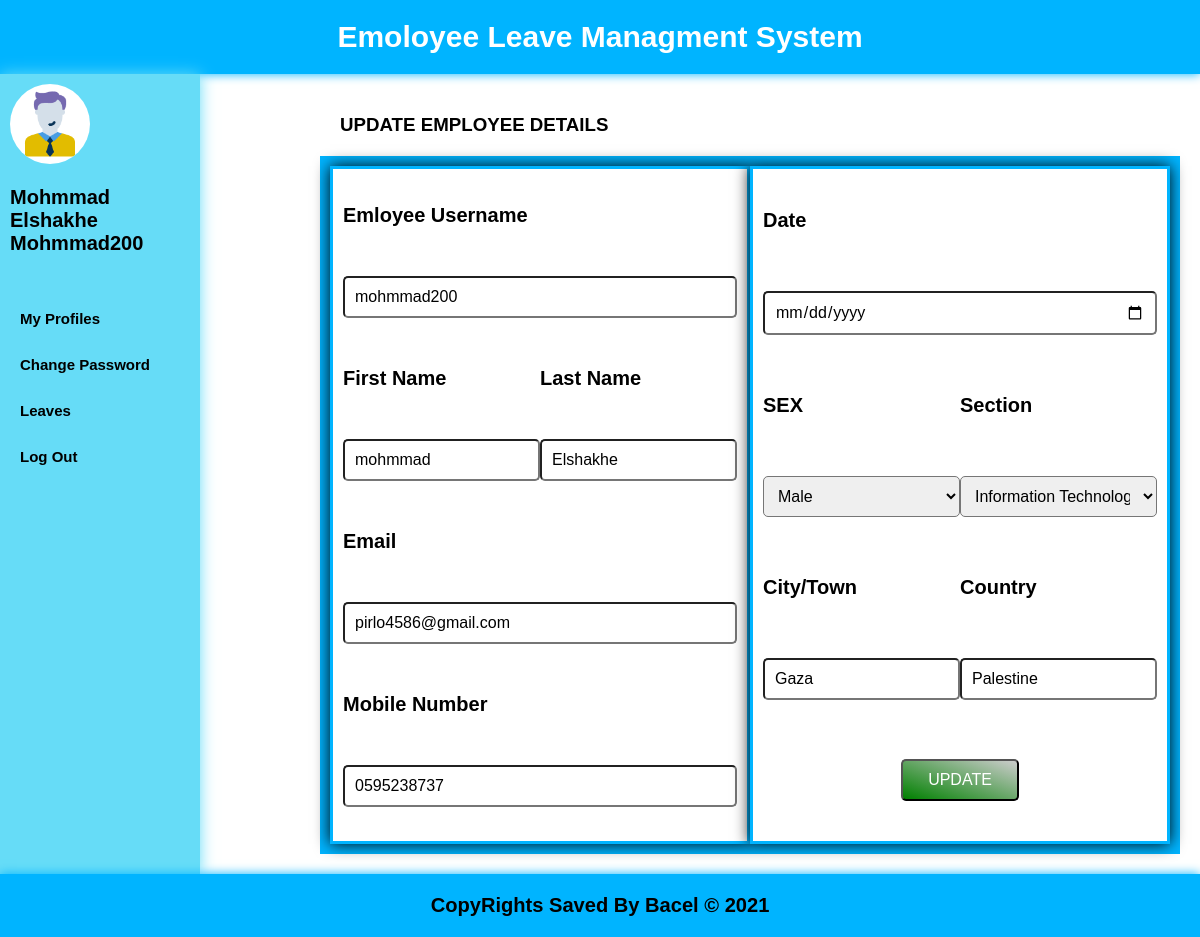
The page /update_information.php (signed in) on the database its author committed.
### tables this page shows
CREATE TABLE `dbcompany` (
  `id` int(11) NOT NULL,
  `username` varchar(30) NOT NULL,
  `password` varchar(30) NOT NULL,
  `first_name` varchar(30) NOT NULL,
  `last_name` varchar(30) NOT NULL,
  `email` varchar(30) NOT NULL,
  `Country` varchar(30) NOT NULL,
  `city` varchar(30) NOT NULL,
  `address` varchar(30) NOT NULL,
  `section` varchar(30) NOT NULL,
  `sex` varchar(10) NOT NULL,
  `b_date` date NOT NULL,
  `reg_date` date NOT NULL,
  `mobile_number` varchar(20) NOT NULL,
  `status` varchar(2) NOT NULL
);

### update_information.php (the view, shortened to what this page needs)
<?php
include("connection.php");
if (!isset($_SESSION['username'])) {
	header("location: login.php");
} else {
	$username = $_SESSION['username'];
	$query = "SELECT `id`, `username`, `first_name`, `last_name`, `email`, `section`, `sex`, `b_date`, `Country`, `city`, `mobile_number` FROM `dbcompany` WHERE username = '$username'";
	$result = mysqli_query($con, $query);
	$user_data = mysqli_fetch_assoc($result);
	$username = $_SESSION['username'];
	$firstname = $user_data['first_name'];
	$lastname = $user_data['last_name'];
	$email = $user_data['email'];
	$section = $user_data['section'];
	$mobilenumber = $user_data['mobile_number'];
	$sex = $user_data['sex'];
	$city = $user_data['city'];
	$country = $user_data['Country'];
	$date = $user_data['b_date'];
}
?>
<!DOCTYPE html>
<html>
	<head>
		<link rel="stylesheet" href="css/update_information.css">
	</head>
	<body>
		<div class="header">emoloyee leave managment system</div>
		<div class="aside">
			<img src="person.png">
			<div class="info">
				<p style="text-transform: capitalize;"><?php echo $firstname . " " . $lastname; ?></p>
				<p class="pu"><?php echo $username; ?></p>
			</div>
			<div class="link">
				<ul class="menu">
					<li><a href="update_information.php">My Profiles</a></li>
					<li><a href="change_password.php">Change Password</a></li>
					<li><a href="#">Leaves</a>
					</li>
					<li><a href="logout.php" class="none">Log Out</a></li>
				</ul>
			</div>
		</div>
		<form method="post">
			<h3>UPDATE EMPLOYEE DETAILS</h3>
			<div class="content">
				<div class="incont1">
					<span>emloyee username</span>
					<input type="text" placeholder="Enter Your Username" name="username" value="<?php echo $username; ?>" />
					<span class="span1">first name</span>
					<span class="span1">last name</span>
					<input type="text" placeholder="Enter Your First Name" class="span1" name="firstname" value="<?php echo $firstname; ?>" />
					<input type="text" placeholder="Enter Your Last Name" class="span1" name="lastname" value="<?php echo $lastname; ?>" />
					<span class="span">email</span>
					<input type="email" placeholder="Enter Your Email" class="span" name="email" value="<?php echo $email; ?>" />
					<span class="span">mobile number</span>
					<input type="text" placeholder="Enter Your Mobile Number" class="span" name="mobilenumber" value="<?php echo $mobilenumber; ?>" />
				</div>
				<div class="incont2">
					<span class="span">date</span>
					<input type="date" class="span" name="date" value="<?php echo $date; ?>" />
					<span class="span1">SEX</span>
					<span class="span1">Section</span>
					<select class="span1" name="sex" value="<?php echo $sex; ?>">
						<option value="male">Male</option>
					</select>
					<select class="span1" name="section" value="<?php echo $section; ?>">
						<option value="information technology">Information Technology</option>
					</select>
					<span class="span1">City/Town</span>
					<span class="span1">country</span>
					<input type="text" placeholder="Enter Your City" class="span1" name="city" value="<?php echo $city; ?>" />
					<input type="text" placeholder="Enter Your Country" class="span1" name="country" value="<?php echo $country; ?>" />
					<input type="submit" class="btn" value="UPDATE" name="update" />
				</div>
			</div>
		</form>
		<footer>
			<h6>CopyRights Saved By Bacel &copy; 2021</h6>
		</footer>
	</body>
</html>

### css/update_information.css (style rules this page uses)
* { padding: 0; margin: 0; box-sizing: border-box; color: black; font-family: Arial, Helvetica, sans-serif; }
body { background-color: white; display: grid; grid-template-columns: repeat(12, 1fr); grid-template-rows: auto 1fr auto; grid-template-areas: "header header header header header header header header header header header header" "aside aside . form form form form form form form form form" "foot foot foot foot foot foot foot foot foot foot foot foot"; }
.header { background-color: rgb(0, 180, 255); width: 100%; display: flex; justify-content: center; align-items: center; padding: 20px; font-weight: bold; font-size: 30px; grid-area: header; text-transform: capitalize; transition: all 0.5s; color: white; box-shadow: 0 0px 10px 0px rgb(0, 180, 255); }
footer { grid-area: foot; background-color: rgb(0, 180, 255); width: 100%; display: flex; justify-content: center; align-items: center; padding: 20px; font-weight: bold; font-size: 30px; transition: all 0.5s; color: white; box-shadow: 0 0px 10px 0px rgb(0, 180, 255); }
form { grid-area: form; height: 100vh; display: grid; grid-template-columns: repeat(5, 1fr); grid-template-rows: auto 1fr; grid-template-areas: "h3 h3 h3 h3 h3" "content content content content content"; padding: 20px; transition: all 0.5s; }
h3 { grid-area: h3; padding: 20px; }
.content { grid-area: content; display: flex; justify-content: space-between; align-items: center; width: 100%; height: 100%; padding: 10px; background-color: rgb(0, 180, 255); }
.incont1, .incont2 { height: 100%; width: 100%; display: flex; flex-direction: row; flex-wrap: wrap; justify-content: space-evenly; align-items: center; padding: 10px; background-color: white; border: 3px solid rgb(0, 180, 255); box-shadow: 0 0px 15px 0px black; }
span { width: 100%; font-size: 20px; font-weight: bold; text-transform: capitalize; }
input, select { width: 100%; padding: 10px; border-radius: 5px; color: black; font-size: 16px; }
.span1 { width: 50%; }
.btn { width: 30%; padding: 10px; background-image: linear-gradient(20deg, green, #ccc); border-radius: 5px; transition: all 0.5s ease; color: white; opacity: 1; }
.aside { grid-area: aside; background-color: rgb(102 220 247); height: 100vh; padding: 10px; transition: all 0.5s; box-shadow: 0 0px 15px 0px rgb(102 220 247); }
img { border-radius: 50%; width: 80px; height: 80px; background-color: white; margin-bottom: 10%; }
p { font-size: 20px; font-weight: bold; color: black; text-transform: capitalize; }
.link { width: 100%; }
.menu { margin-top: 25%; list-style: none; width: 100%; }
ul li { margin-bottom: 5%; }
a { display: block; padding: 10px; text-decoration: none; font-weight: bold; font-size: 15px; transition: all 0.5s ease; color: black; }

### rows shown on the page
dbcompany: first_name "Mohmmad", last_name "Elshakhe", firstname "mohmmad", lastname "Elshakhe", email "pirlo4586@gmail.com", mobilenumber "0595238737", sex "Male", section "Information Technology", city "Gaza", country "Palestine"

### other values the page prints
$username "Mohmmad200"
